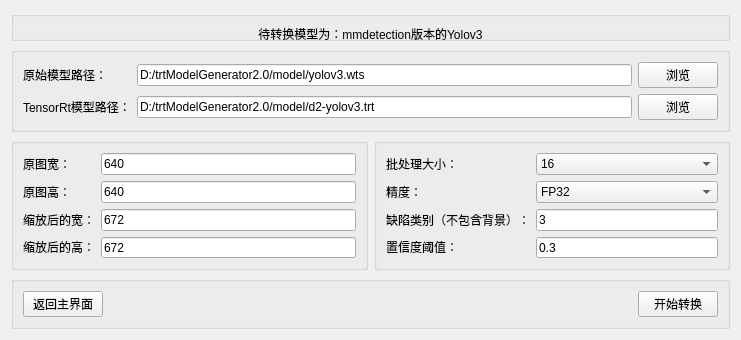
<?xml version="1.0" encoding="UTF-8"?>
<ui version="4.0">
 <class>Yolov3_Form</class>
 <widget class="QWidget" name="Yolov3_Form">
  <property name="geometry">
   <rect>
    <x>0</x>
    <y>0</y>
    <width>741</width>
    <height>340</height>
   </rect>
  </property>
  <property name="minimumSize">
   <size>
    <width>741</width>
    <height>340</height>
   </size>
  </property>
  <property name="maximumSize">
   <size>
    <width>741</width>
    <height>340</height>
   </size>
  </property>
  <property name="windowTitle">
   <string>Yolov3-TensorRT生成器</string>
  </property>
  <layout class="QVBoxLayout" name="verticalLayout">
   <item>
    <widget class="QGroupBox" name="groupBox_5">
     <property name="maximumSize">
      <size>
       <width>16777215</width>
       <height>30</height>
      </size>
     </property>
     <property name="title">
      <string/>
     </property>
     <layout class="QGridLayout" name="gridLayout_5">
      <item row="0" column="0">
       <widget class="QLabel" name="label">
        <property name="minimumSize">
         <size>
          <width>222</width>
          <height>16</height>
         </size>
        </property>
        <property name="maximumSize">
         <size>
          <width>16777215</width>
          <height>30</height>
         </size>
        </property>
        <property name="sizeIncrement">
         <size>
          <width>0</width>
          <height>0</height>
         </size>
        </property>
        <property name="layoutDirection">
         <enum>Qt::LeftToRight</enum>
        </property>
        <property name="text">
         <string>待转换模型为：mmdetection版本的Yolov3</string>
        </property>
        <property name="alignment">
         <set>Qt::AlignCenter</set>
        </property>
       </widget>
      </item>
     </layout>
    </widget>
   </item>
   <item>
    <widget class="QGroupBox" name="groupBox">
     <property name="layoutDirection">
      <enum>Qt::LeftToRight</enum>
     </property>
     <property name="title">
      <string/>
     </property>
     <property name="alignment">
      <set>Qt::AlignCenter</set>
     </property>
     <layout class="QGridLayout" name="gridLayout_4">
      <item row="0" column="0">
       <layout class="QHBoxLayout" name="horizontalLayout">
        <item>
         <layout class="QVBoxLayout" name="verticalLayout_7">
          <item>
           <widget class="QLabel" name="label_2">
            <property name="text">
             <string>原始模型路径：</string>
            </property>
           </widget>
          </item>
          <item>
           <widget class="QLabel" name="label_8">
            <property name="text">
             <string>TensorRt模型路径：</string>
            </property>
           </widget>
          </item>
         </layout>
        </item>
        <item>
         <layout class="QVBoxLayout" name="verticalLayout_6">
          <item>
           <layout class="QHBoxLayout" name="horizontalLayout_3">
            <item>
             <widget class="QLineEdit" name="lineEdit">
              <property name="text">
               <string>D:/trtModelGenerator2.0/model/yolov3.wts</string>
              </property>
             </widget>
            </item>
            <item>
             <widget class="QPushButton" name="pushButton">
              <property name="text">
               <string>浏览</string>
              </property>
             </widget>
            </item>
           </layout>
          </item>
          <item>
           <layout class="QHBoxLayout" name="horizontalLayout_4">
            <item>
             <widget class="QLineEdit" name="lineEdit_5">
              <property name="whatsThis">
               <string/>
              </property>
              <property name="text">
               <string>D:/trtModelGenerator2.0/model/d2-yolov3.trt</string>
              </property>
             </widget>
            </item>
            <item>
             <widget class="QPushButton" name="pushButton_4">
              <property name="text">
               <string>浏览</string>
              </property>
             </widget>
            </item>
           </layout>
          </item>
         </layout>
        </item>
       </layout>
      </item>
     </layout>
    </widget>
   </item>
   <item>
    <layout class="QHBoxLayout" name="horizontalLayout_7">
     <item>
      <widget class="QGroupBox" name="groupBox_2">
       <property name="title">
        <string/>
       </property>
       <layout class="QGridLayout" name="gridLayout_2">
        <item row="0" column="0">
         <layout class="QHBoxLayout" name="horizontalLayout_5">
          <item>
           <layout class="QVBoxLayout" name="verticalLayout_3">
            <item>
             <widget class="QLabel" name="label_3">
              <property name="text">
               <string>原图宽：</string>
              </property>
             </widget>
            </item>
            <item>
             <widget class="QLabel" name="label_4">
              <property name="text">
               <string>原图高：</string>
              </property>
             </widget>
            </item>
            <item>
             <widget class="QLabel" name="label_5">
              <property name="text">
               <string>缩放后的宽：</string>
              </property>
             </widget>
            </item>
            <item>
             <widget class="QLabel" name="label_6">
              <property name="text">
               <string>缩放后的高：</string>
              </property>
             </widget>
            </item>
           </layout>
          </item>
          <item>
           <layout class="QVBoxLayout" name="verticalLayout_2">
            <item>
             <widget class="QLineEdit" name="lineEdit_2">
              <property name="text">
               <string>640</string>
              </property>
             </widget>
            </item>
            <item>
             <widget class="QLineEdit" name="lineEdit_3">
              <property name="text">
               <string>640</string>
              </property>
             </widget>
            </item>
            <item>
             <widget class="QLineEdit" name="lineEdit_4">
              <property name="text">
               <string>672</string>
              </property>
             </widget>
            </item>
            <item>
             <widget class="QLineEdit" name="lineEdit_6">
              <property name="text">
               <string>672</string>
              </property>
             </widget>
            </item>
           </layout>
          </item>
         </layout>
        </item>
       </layout>
      </widget>
     </item>
     <item>
      <widget class="QGroupBox" name="groupBox_4">
       <property name="title">
        <string/>
       </property>
       <property name="alignment">
        <set>Qt::AlignCenter</set>
       </property>
       <layout class="QGridLayout" name="gridLayout">
        <item row="0" column="0">
         <layout class="QHBoxLayout" name="horizontalLayout_2">
          <property name="sizeConstraint">
           <enum>QLayout::SetDefaultConstraint</enum>
          </property>
          <item>
           <layout class="QVBoxLayout" name="verticalLayout_5">
            <item>
             <widget class="QLabel" name="label_7">
              <property name="text">
               <string>批处理大小：</string>
              </property>
             </widget>
            </item>
            <item>
             <widget class="QLabel" name="label_9">
              <property name="text">
               <string>精度：</string>
              </property>
             </widget>
            </item>
            <item>
             <widget class="QLabel" name="label_10">
              <property name="text">
               <string>缺陷类别（不包含背景）：</string>
              </property>
             </widget>
            </item>
            <item>
             <widget class="QLabel" name="label_11">
              <property name="text">
               <string>置信度阈值：</string>
              </property>
             </widget>
            </item>
           </layout>
          </item>
          <item>
           <layout class="QVBoxLayout" name="verticalLayout_4">
            <item>
             <widget class="QComboBox" name="comboBox_2">
              <item>
               <property name="text">
                <string>16</string>
               </property>
              </item>
              <item>
               <property name="text">
                <string>8</string>
               </property>
              </item>
              <item>
               <property name="text">
                <string>32</string>
               </property>
              </item>
              <item>
               <property name="text">
                <string>1</string>
               </property>
              </item>
             </widget>
            </item>
            <item>
             <widget class="QComboBox" name="comboBox">
              <item>
               <property name="text">
                <string>FP32</string>
               </property>
              </item>
              <item>
               <property name="text">
                <string>FP16</string>
               </property>
              </item>
             </widget>
            </item>
            <item>
             <widget class="QLineEdit" name="lineEdit_8">
              <property name="text">
               <string>3</string>
              </property>
             </widget>
            </item>
            <item>
             <widget class="QLineEdit" name="lineEdit_9">
              <property name="text">
               <string>0.3</string>
              </property>
             </widget>
            </item>
           </layout>
          </item>
         </layout>
        </item>
       </layout>
      </widget>
     </item>
    </layout>
   </item>
   <item>
    <widget class="QGroupBox" name="groupBox_3">
     <property name="title">
      <string/>
     </property>
     <property name="alignment">
      <set>Qt::AlignCenter</set>
     </property>
     <layout class="QGridLayout" name="gridLayout_3">
      <item row="0" column="0">
       <layout class="QHBoxLayout" name="horizontalLayout_6">
        <item>
         <widget class="QPushButton" name="pushButton_2">
          <property name="text">
           <string>返回主界面</string>
          </property>
         </widget>
        </item>
        <item>
         <spacer name="horizontalSpacer">
          <property name="orientation">
           <enum>Qt::Horizontal</enum>
          </property>
          <property name="sizeHint" stdset="0">
           <size>
            <width>40</width>
            <height>20</height>
           </size>
          </property>
         </spacer>
        </item>
        <item>
         <widget class="QPushButton" name="shiftPushButton">
          <property name="text">
           <string>开始转换</string>
          </property>
         </widget>
        </item>
       </layout>
      </item>
     </layout>
    </widget>
   </item>
  </layout>
 </widget>
 <resources/>
 <connections/>
</ui>
